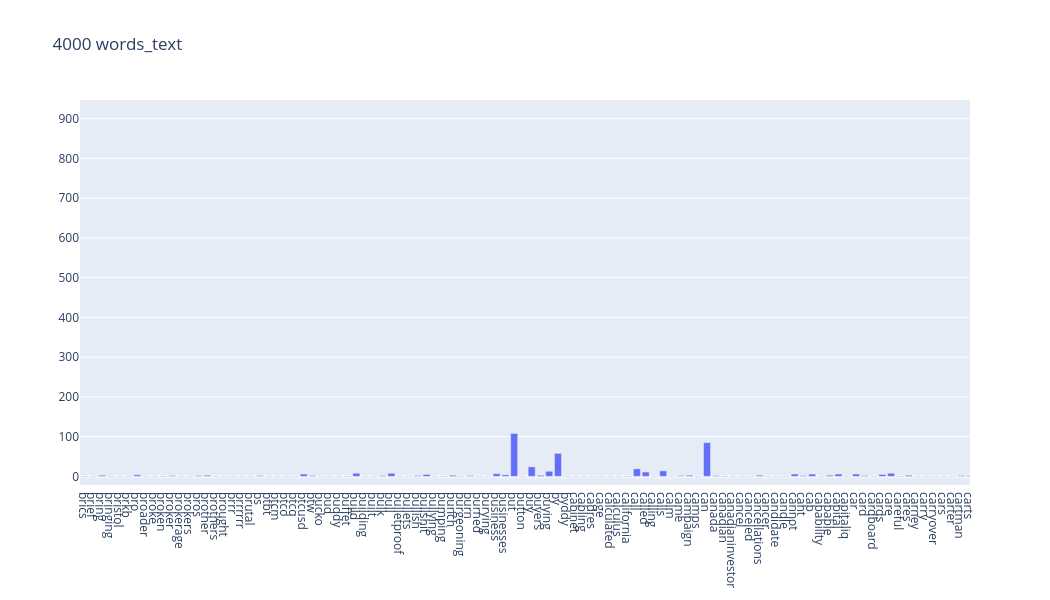

The code cell stored with this chart in its notebook:
### Code cell
import plotly.graph_objects as go

words = count_vect_text.get_feature_names_out()[:4000]
freqs = term_freq_text[:4000]
indices = list(range(len(words)))  # 0..299

fig = go.Figure(go.Bar(x=words, y=freqs))
fig.update_layout(
    title='4000 words_text',
    xaxis=dict(
        tickmode='array',
        tickvals=indices,
        range=[0, 50]
    ),
    width=1050,
    height=600
)


fig.show()

### Figure 1 — Plotly figure (JSON) as saved in the notebook; plotly's stock layout.template omitted (floating-point values rounded to 4 significant figures; data arrays with more than 128 entries replaced by an {"elided": "..."} marker saying what was removed)
{"data": [{"type": "bar", "x": {"elided": "4000 str values"}, "y": {"elided": "4000 int values"}}], "layout": {"dragmode": "pan", "height": 600, "title": {"text": "4000 words_text"}, "width": 1050, "xaxis": {"autorange": false, "range": [625.5, 727.0], "tickmode": "array", "tickvals": {"elided": "4000 int values"}, "type": "category"}, "yaxis": {"autorange": false, "range": [-21.57, 946.8], "type": "linear"}}}
